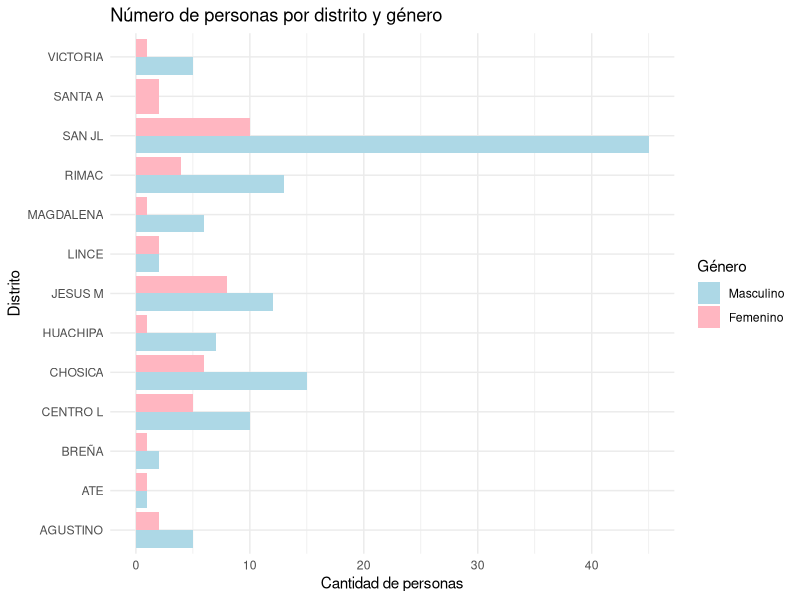
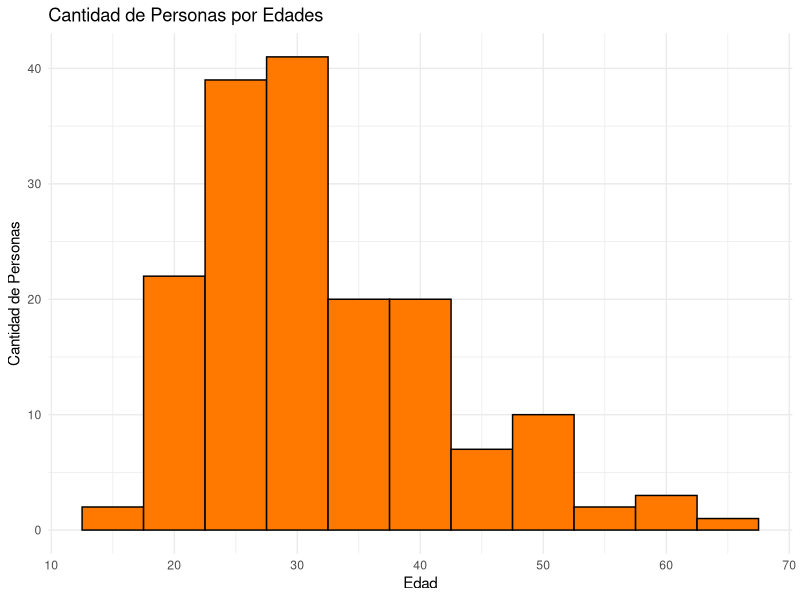
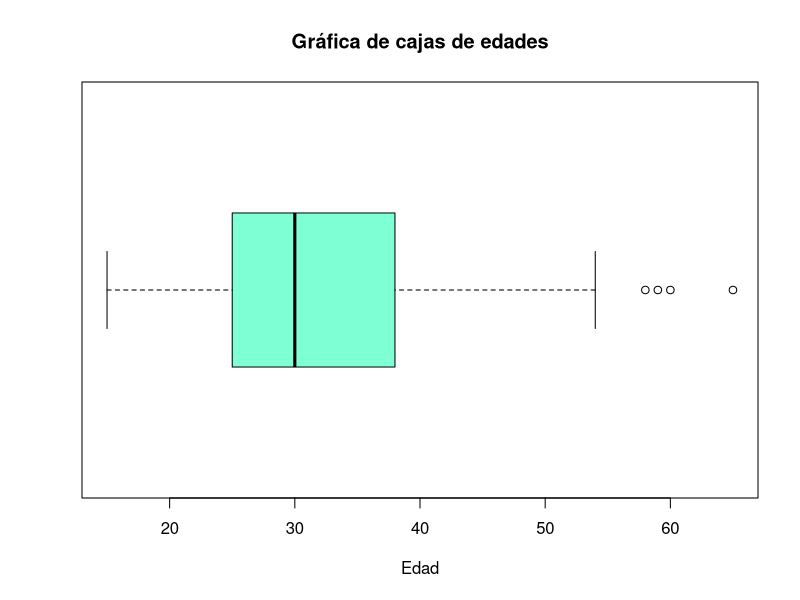
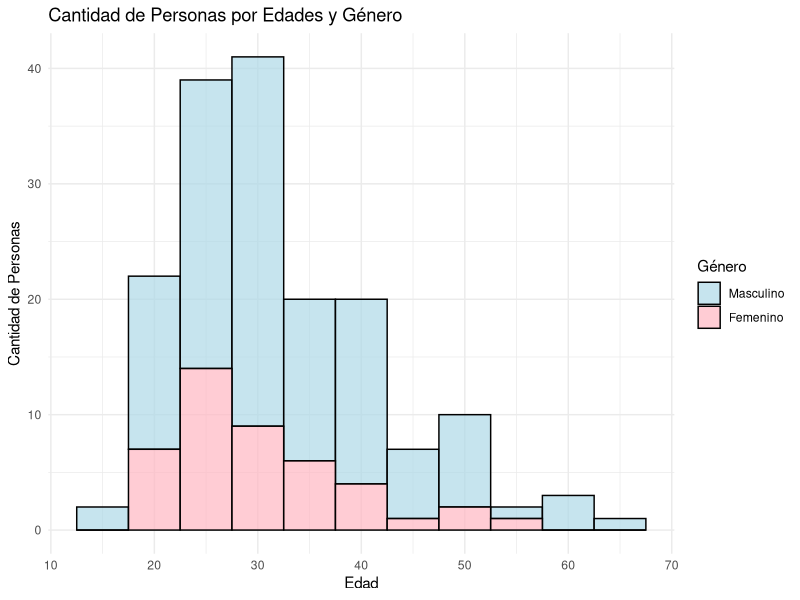
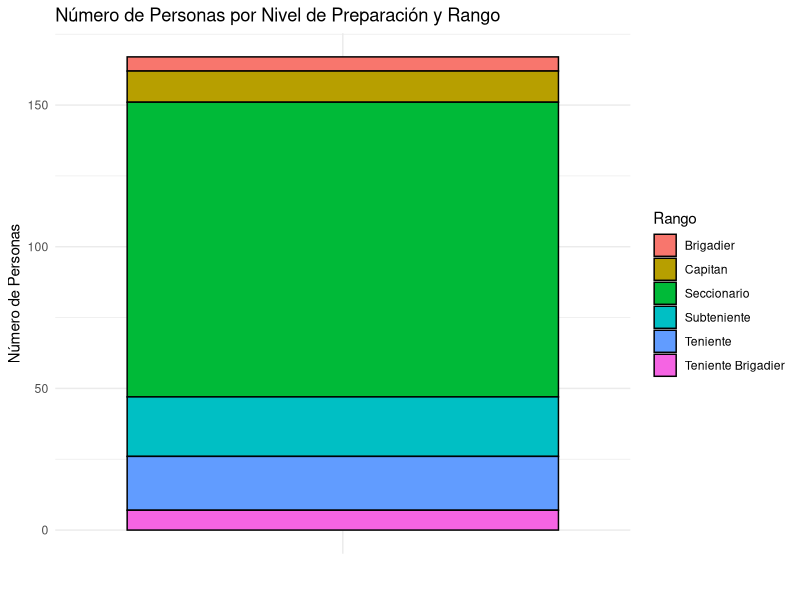
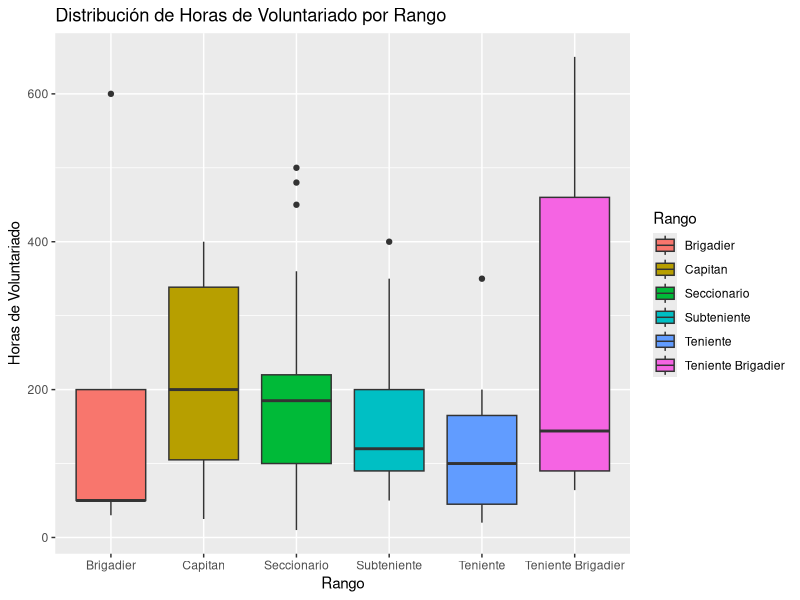
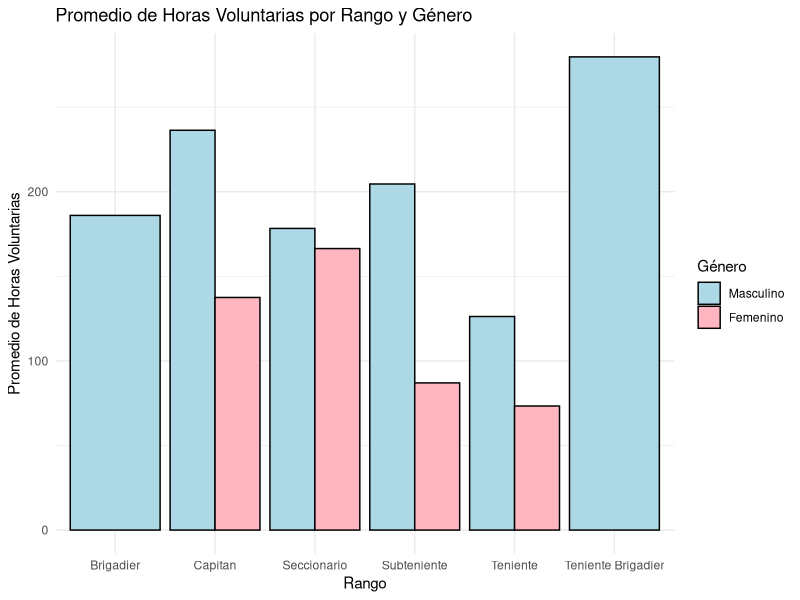
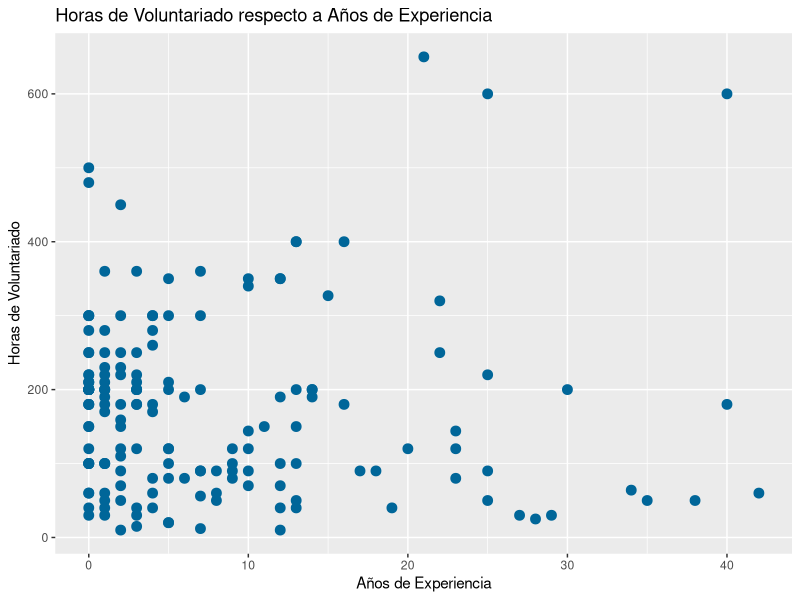

The R script that drew these images, in order:
## ---- chunk 1
# LIBRARIES
library(readr)
library(dplyr)
if(!require(wordcloud)){install.packages('wordcloud')}
if(!require(tm)){install.packages('tm')}
library("wordcloud")
library("tm")
if(!require(ggplot2)){install.packages('ggplot2')}
library('ggplot2')
## ---- chunk 2
DB_Firefighters<-read_csv("DATA-BOMBEROS.csv", show_col_types = FALSE)

DB_Firefighters=DB_Firefighters[,-c(1)]

names (DB_Firefighters)<- c("Correo Electronico","Genero","Rango","Compañia","Distrito","Edad","Años de trabajo","Horas voluntarias","Lesiones sufridas","MEDIA FISICA 1-5","Minutos corriendo sin pausa","Planchas-1 min","Donde realiza su entrenamiento","Formacion Brindada","Lugar de mayor riesgo","Emergencia que no se siente preparado")
## ---- chunk 3

DB_Firefighters$`Lesiones sufridas`[DB_Firefighters$`Lesiones sufridas` == "3 o más"]<- 3
DB_Firefighters[DB_Firefighters == "-"]<- NA
DB_Firefighters$Compañia<-as.numeric(DB_Firefighters$Compañia)
DB_Firefighters$Edad<-as.numeric(DB_Firefighters$Edad)
DB_Firefighters$`Años de trabajo`<-as.numeric(DB_Firefighters$`Años de trabajo`)
DB_Firefighters$`Horas voluntarias`<-as.numeric(DB_Firefighters$`Horas voluntarias`)
DB_Firefighters$`Lesiones sufridas`<-as.numeric(DB_Firefighters$`Lesiones sufridas`)
DB_Firefighters$`MEDIA FISICA 1-5`<-as.numeric(DB_Firefighters$`MEDIA FISICA 1-5`)
DB_Firefighters$`Formacion Brindada`<-as.numeric(DB_Firefighters$`Formacion Brindada`)
DB_Firefighters$`Minutos corriendo sin pausa`<-as.numeric(DB_Firefighters$`Minutos corriendo sin pausa`)
DB_Firefighters$Edad[DB_Firefighters$Edad>99]<- NA
DB_Firefighters$`Planchas-1 min`<-as.numeric(DB_Firefighters$`Planchas-1 min`)
DB_Firefighters<-na.omit(DB_Firefighters)
DB_Firefighters$Distrito[DB_Firefighters$Distrito == "SAN JUAN DE LURIGANCHO"]<-"SAN JL"
DB_Firefighters$Distrito[DB_Firefighters$Distrito == "CERCADO DE LIMA"]<-"CENTRO L"
DB_Firefighters$Distrito[DB_Firefighters$Distrito == "JESUS MARIA"]<-"JESUS M"
DB_Firefighters$Distrito[DB_Firefighters$Distrito == "LA VICTORIA"]<-"VICTORIA"
DB_Firefighters$Distrito[DB_Firefighters$Distrito == "SANTA ANITA"]<-"SANTA A"
DB_Firefighters$Distrito[DB_Firefighters$Distrito == "EL AGUSTINO"]<-"AGUSTINO"
DB_Firefighters$`Emergencia que no se siente preparado`[DB_Firefighters$`Emergencia que no se siente preparado` != "Ninguno. Me siento 100% preparado en todo"]<-"No Preparado"
DB_Firefighters$`Emergencia que no se siente preparado`[DB_Firefighters$`Emergencia que no se siente preparado` == "Ninguno. Me siento 100% preparado en todo"]<-"Preparado"
DB_Firefighters$`Lugar de mayor riesgo`[DB_Firefighters$`Lugar de mayor riesgo` == "Rescate en estructuras colapsadas"]<-"RESCATES"
DB_Firefighters$`Lugar de mayor riesgo`[DB_Firefighters$`Lugar de mayor riesgo` == "Emergencia médica"]<-"EMERGENCIAS"
DB_Firefighters$`Lugar de mayor riesgo`[DB_Firefighters$`Lugar de mayor riesgo` == "Emergencias hazmat, rescate en espacios confinados"]<-"EMERGENCIAS"
DB_Firefighters$`Lugar de mayor riesgo`[DB_Firefighters$`Lugar de mayor riesgo` == "Incendio en estructuras elevadas"]<-"INCENDIO"
DB_Firefighters$`Lugar de mayor riesgo`[DB_Firefighters$`Lugar de mayor riesgo` == "Incendio en sotanos"]<-"INCENDIO"
DB_Firefighters$`Lugar de mayor riesgo`[DB_Firefighters$`Lugar de mayor riesgo` == "Rescate con lote de cuerdas"]<-"RESCATES"
DB_Firefighters$`Lugar de mayor riesgo`[DB_Firefighters$`Lugar de mayor riesgo` == "Fuga de Gas"]<-"EMANACIONES"
DB_Firefighters$`Lugar de mayor riesgo`[DB_Firefighters$`Lugar de mayor riesgo` == "En realidad en todas las presentadas"]<-"TODAS"
## ---- chunk 4
# VALORES Y TABLAS

edad <- DB_Firefighters$Edad
genero <- DB_Firefighters$Genero 
Compañia=DB_Firefighters$Compañia 
distrito <- DB_Firefighters$Distrito
mayor_riesgo <- DB_Firefighters$`Lugar de mayor riesgo`
horas <- DB_Firefighters$`Horas voluntarias`
rango <- DB_Firefighters$Rango
preparado <- DB_Firefighters$`MEDIA FISICA 1-5` # Variable categórica ordinal
minutos_corriendo <- DB_Firefighters$`Minutos corriendo sin pausa`
planchas_minuto <- DB_Firefighters$`Planchas-1 min`
lugar_ejercita <- DB_Firefighters$`Donde realiza su entrenamiento`
emergencias_no_preparado <- DB_Firefighters$`Emergencia que no se siente preparado`
formacion <- DB_Firefighters$`Formacion Brindada`

table_Distrito <- table(distrito)

## ---- chunk 5
ggplot(DB_Firefighters, aes(x = Distrito, y = ..count.., fill = Genero)) +
  geom_bar(after_stat = "count", position = "dodge") +
  labs(title = "Número de personas por distrito y género",
       x = "Distrito",
       y = "Cantidad de personas",
       fill = "Género") +
  scale_fill_manual(values = c("#ADD8E6", "#FFB6C1"),
                    labels = c("Masculino", "Femenino")) +
  coord_flip() +
  theme_minimal()
## ---- chunk 6
ggplot(DB_Firefighters, aes(x = Edad)) +
  geom_histogram(binwidth = 5, fill = "#FF7800", color = "black") +
  labs(title = "Cantidad de Personas por Edades",
       x = "Edad",
       y = "Cantidad de Personas") +
  theme_minimal()
## ---- chunk 7
mean_edad <- round(mean(DB_Firefighters$Edad, na.rm = TRUE),2)
print(paste("Mean:", mean_edad))
IQR_age <- round(IQR(DB_Firefighters$Edad, na.rm = TRUE),2)
print(paste("IQR:", IQR_age))
sd_edad <- round(sd(DB_Firefighters$Edad,na.rm = TRUE),2)
print(paste("Standard Deviation: ", sd_edad))
moda <- as.numeric(names(table(DB_Firefighters$Edad))[which.max(table(DB_Firefighters$Edad))])

## ---- chunk 8
boxplot(DB_Firefighters$Edad,horizontal = T, main = "Gráfica de cajas de edades", xlab= "Edad", col = "aquamarine")
## ---- chunk 9
ggplot(DB_Firefighters, aes(x = Edad, fill = Genero)) +
  geom_histogram(binwidth = 5, position = "stack", alpha = 0.7, color = "black") +
  labs(title = "Cantidad de Personas por Edades y Género",
       x = "Edad",
       y = "Cantidad de Personas",
       fill = "Género") +
  scale_fill_manual(values = c("#ADD8E6", "#FFB6C1"),
                    labels = c("Masculino", "Femenino")) +
  theme_minimal()
## ---- chunk 10
#Para Hombres
solo_varones<- DB_Firefighters$Edad[DB_Firefighters$Genero == "Hombre"]
mean(DB_Firefighters$Edad[DB_Firefighters$Genero == "Hombre"])
IQR(DB_Firefighters$Edad[DB_Firefighters$Genero == "Hombre"])
sd(DB_Firefighters$Edad[DB_Firefighters$Genero == "Hombre"])
moda <- as.numeric(names(table(DB_Firefighters$Edad[DB_Firefighters$Genero == "Hombre"]))[which.max(table(DB_Firefighters$Edad))])
#para Mujeres
solo_Mujeres<- DB_Firefighters$Edad[DB_Firefighters$Genero == "Mujer"]
mean(DB_Firefighters$Edad[DB_Firefighters$Genero == "Mujer"])
IQR(DB_Firefighters$Edad[DB_Firefighters$Genero == "Mujer"])
sd(DB_Firefighters$Edad[DB_Firefighters$Genero == "Mujer"])
moda <- as.numeric(names(table(DB_Firefighters$Edad[DB_Firefighters$Genero == "Mujer"]))[which.max(table(DB_Firefighters$Edad))])

## ---- chunk 11
ggplot(DB_Firefighters, aes(x = "", fill = Rango)) +
  geom_bar(position = "stack", color = "black") +
  labs(title = "Número de Personas por Nivel de Preparación y Rango",
       x = "",
       y = "Número de Personas",
       fill = "Rango") +
  scale_x_discrete(limits = "") +
  theme_minimal()
## ---- chunk 12
ggplot(DB_Firefighters, aes(x = Rango, y = horas, fill = Rango)) +
  geom_boxplot() +
  labs(title = "Distribución de Horas de Voluntariado por Rango",
       x = "Rango",
       y = "Horas de Voluntariado") 
  #theme_minimal()
## ---- chunk 13
ggplot(DB_Firefighters, aes(x = Rango, y = horas, fill = Genero)) +
  stat_summary(fun = "mean", geom = "bar", position = "dodge", color = "black") +
  labs(title = "Promedio de Horas Voluntarias por Rango y Género",
       x = "Rango",
       y = "Promedio de Horas Voluntarias",
       fill = "Género") +
  scale_fill_manual(values = c("#ADD8E6", "#FFB6C1"),
                    labels = c("Masculino", "Femenino")) +
  theme_minimal()
## ---- chunk 14
ggplot(DB_Firefighters, aes(x = DB_Firefighters$`Años de trabajo`, y = DB_Firefighters$`Horas voluntarias`)) +
  geom_point(color = "#006699", size = 3) +
  labs(title = "Horas de Voluntariado respecto a Años de Experiencia",
       x = "Años de Experiencia",
       y = "Horas de Voluntariado")
## ---- chunk 15
colEntrenamiento <- table(lugar_ejercita)
colEntrenamiento
barplot(table(lugar_ejercita),
        main = "Grafico de lugares de entrenamiento",
        col = 7:11, las=2)
legend(x=50,
       rownames(colEntrenamiento),
       cex = 0.7,
       fill = 7:11
       )
## ---- chunk 16
colEntrenamiento <- DB_Firefighters$`Donde realiza su entrenamiento`
tablaColEntrenamiento <- table(colEntrenamiento)
Otros <- length(tablaColEntrenamiento[tablaColEntrenamiento == 1])
tablaColEntrenamiento <- table(colEntrenamiento)

for (i in 1:Otros){
  colEntrenamiento <- c(colEntrenamiento, "Otros")
}
tablaColEntrenamiento <- table(colEntrenamiento)
colEntrenamiento_filtrado <- tablaColEntrenamiento[tablaColEntrenamiento != 1]

barplot(colEntrenamiento_filtrado,
        main = "Grafico de la variable donde entrena",
        col = 5:7, las=2)
legend(x="topright",
       rownames(colEntrenamiento_filtrado),
       cex = 0.8,
       fill = 5:7
       )
## ---- chunk 17
hist(DB_Firefighters$`Planchas-1 min`, breaks=15, main = "Histograma de la variable Planchas en 1 min", xlab= "Planchas 1-min",ylab= "Frecuencia", col = "aquamarine") #Histograma

grid(nx=NA,ny=NULL,lty= 2, col = "gray")
y<-0.025
d<-0.025
points(c(mean(DB_Firefighters$`Planchas-1 min`,na.rm=T)),c(y-2*d),pch=17, col= "red")
points(c(median(DB_Firefighters$`Planchas-1 min`,na.rm=T)),c(y-2*d),pch=17, col= "blue") 

## ---- chunk 18
mean(DB_Firefighters$`Planchas-1 min`,na.rm = TRUE)
IQR(DB_Firefighters$`Planchas-1 min`,na.rm = TRUE)
sd(DB_Firefighters$`Planchas-1 min`,na.rm = TRUE)


## ---- chunk 19
# Calcular el promedio de planchas_por_minuto por género
promedio_por_genero <- aggregate(`Planchas-1 min` ~ Genero, data = DB_Firefighters, FUN = mean)

# Crear el gráfico de barras
barplot(promedio_por_genero$`Planchas-1 min`, names.arg = promedio_por_genero$Genero,
        main = "Promedio de Planchas por Minuto por Género",
        xlab = "Género", ylab = "Promedio de Planchas por Minuto",
        col = c("lightblue", "lightpink", "yellow"),
        legend.text = TRUE)
# Crear el gráfico de puntos
## ---- chunk 20
#Para Hombres
solo_varones<- DB_Firefighters$`Planchas-1 min`[DB_Firefighters$Genero == "Hombre"]
mean(DB_Firefighters$`Planchas-1 min`[DB_Firefighters$Genero == "Hombre"])
IQR(DB_Firefighters$`Planchas-1 min`[DB_Firefighters$Genero == "Hombre"])
sd(DB_Firefighters$`Planchas-1 min`[DB_Firefighters$Genero == "Hombre"])

#para Mujeres
solo_Mujeres<- DB_Firefighters$`Planchas-1 min`[DB_Firefighters$Genero == "Mujer"]
mean(DB_Firefighters$`Planchas-1 min`[DB_Firefighters$Genero == "Mujer"])
IQR(DB_Firefighters$`Planchas-1 min`[DB_Firefighters$Genero == "Mujer"])
sd(DB_Firefighters$`Planchas-1 min`[DB_Firefighters$Genero == "Mujer"])


## ---- chunk 21
# Gráfico de barras
ggplot(data = DB_Firefighters, aes(x = edad, y = planchas_minuto, fill = genero)) +
  geom_bar(stat = "identity", position = "dodge") +
  labs(x = "Edad", y = "Planchas", fill = "Género") +
  ggtitle("Comparación de Planchas por Edad y Género") +
  scale_fill_manual(values = c("#ADD8E6", "#FFB6C1"))


## ---- chunk 22
#####################Grafito de planchas por edades##########
# Calcular el promedio de planchas_por_minuto por edad
promedio_por_edad <- aggregate(`Planchas-1 min` ~ Edad, data = DB_Firefighters, FUN = mean)

# Crear el gráfico de barras
barplot(promedio_por_edad$`Planchas-1 min`, names.arg = promedio_por_edad$Edad,
        main = "Promedio de Planchas por Minuto por Edad",
        xlab = "Edad", ylab = "Promedio de Planchas por Minuto",
        col = "lightblue")
## ---- chunk 23
plot(DB_Firefighters$Edad, DB_Firefighters$`Planchas-1 min`,
     main = "Dispersion de planclas por Minuto Por Edad",
     xlab = "Edad", ylab = "Planchas por Minuto",
     col = "lightblue", pch = 16)
## ---- chunk 24
# Calcular el promedio de planchas_por_minuto por rango
promedio_por_rango <- aggregate( `Planchas-1 min`~ Rango, data = DB_Firefighters, FUN = mean)

# Crear el gráfico de barras
barplot(promedio_por_rango$`Planchas-1 min`, names.arg = promedio_por_rango$Rango,
        main = "Promedio de Planchas por Minuto por Rango",
        xlab = "  ", ylab = "Promedio de Planchas por Minuto",
        col = "lightblue",las = 2)
title(xlab = "Rango", line = 0, font.lab = 2)
#gracfico de puntos
#plot(DB_Firefighters$Rango, DB_Firefighters$`Planchas-1 min`)
## ---- chunk 25
boxplot(DB_Firefighters$`Planchas-1 min`,horizontal = T, main = "Gráfica de cajas del numero de Planchas 1-min", xlab= "Planchas 1(Minuto)", col = "aquamarine")
## ---- chunk 26
summary(DB_Firefighters$`Planchas-1 min`)
## ---- chunk 27
mean_planchas <- round(mean(DB_Firefighters$`Planchas-1 min`,na.rm = TRUE),2)
print(paste("Mean: ", mean_planchas))
IQR_planchas <- round(IQR(DB_Firefighters$`Planchas-1 min`,na.rm = TRUE),2)
print(paste("IQR: ", IQR_planchas))
sd_planchas <- round(sd(DB_Firefighters$`Planchas-1 min`,na.rm = TRUE),2)
print(paste("Standard Deviation: ", sd_planchas))
## ---- chunk 28
# Calcular el promedio de planchas_por_minuto por género
promedio_por_genero <- aggregate(`Minutos corriendo sin pausa` ~ Genero, data = DB_Firefighters, FUN = mean)

# Crear el gráfico de barras
barplot(promedio_por_genero$`Minutos corriendo sin pausa`, names.arg = promedio_por_genero$Genero,
        main = "Promedio de Minutos corriendo sin pausa por Género",
        xlab = "Género", ylab = "Promedio de Minutos corriendo sin pausa",
        col = c("turquoise", "pink", "yellow"),
        legend.text = TRUE)
# Crear el gráfico de puntos
## ---- chunk 29
#Para Hombres
solo_varones<- DB_Firefighters$`Minutos corriendo sin pausa`[DB_Firefighters$Genero == "Hombre"]
mean(DB_Firefighters$`Minutos corriendo sin pausa`[DB_Firefighters$Genero == "Hombre"])
IQR(DB_Firefighters$`Minutos corriendo sin pausa`[DB_Firefighters$Genero == "Hombre"])
sd(DB_Firefighters$`Minutos corriendo sin pausa`[DB_Firefighters$Genero == "Hombre"])

#para Mujeres
solo_Mujeres<- DB_Firefighters$`Minutos corriendo sin pausa`[DB_Firefighters$Genero == "Mujer"]
mean(DB_Firefighters$`Minutos corriendo sin pausa`[DB_Firefighters$Genero == "Mujer"])
IQR(DB_Firefighters$`Minutos corriendo sin pausa`[DB_Firefighters$Genero == "Mujer"])
sd(DB_Firefighters$`Minutos corriendo sin pausa`[DB_Firefighters$Genero == "Mujer"])


## ---- chunk 30
# Minutos corriendo y planchas contra edad y generó

# Crear un data frame con las variables de interés
data <- data.frame(minutos_corriendo, planchas_minuto, edad, genero)

# Gráfico de dispersión
ggplot(data, aes(x = edad, y = minutos_corriendo, color = genero)) +
  geom_point() +
  labs(x = "Edad", y = "Minutos Corriendo", color = "Género") +
  ggtitle("Relación entre Edad, Minutos Corriendo y Género") +
  scale_color_manual(values = c("#ADD8E6", "#FFB6C1"))

## ---- chunk 31
# Gráfico de planchas por edades
# Calcular el promedio de Minutos corriendo sin pausa por edad
promedio_por_edad <- aggregate(`Minutos corriendo sin pausa` ~ Edad, data = DB_Firefighters, FUN = mean)

# Crear el gráfico de barras
barplot(promedio_por_edad$`Minutos corriendo sin pausa`, names.arg = promedio_por_edad$Edad,
        main = "Promedio de Minutos corriendo sin pausa por Edad",
        xlab = "Edad", ylab = "Promedio de Minutos corriendo sin pausa",
        col = "turquoise")
## ---- chunk 32
plot(DB_Firefighters$Edad, DB_Firefighters$`Minutos corriendo sin pausa`,
     main = "Dispersión de Minutos corriendo sin pausa Por Edad",
     xlab = "Edad", ylab = "Minutos corriendo sin pausa",
     col = "turquoise", pch = 16)

# Gráfico de Planchas por rango
# Calcular el promedio de Minutos corriendo sin pausa por rango
promedio_por_rango <- aggregate( `Minutos corriendo sin pausa`~ Rango, data = DB_Firefighters, FUN = mean)
## ---- chunk 33
# Crear el gráfico de barras
barplot(promedio_por_rango$`Minutos corriendo sin pausa`, names.arg = promedio_por_rango$Rango,
        main = "Promedio de Minutos corriendo sin pausa por Rango",
        xlab = "  ", ylab = "Promedio de Minutos corriendo sin pausa",
        col = "turquoise",las = 2)
title(xlab = "Rango", line = 0, font.lab = 2)

## ---- chunk 34
boxplot(DB_Firefighters$`Minutos corriendo sin pausa`,horizontal = T, main = "Gráfica de cajas de los minutos corriendo sin pausa", xlab= "Minutos corriendo sin pausa", col = "aquamarine")
## ---- chunk 35
mean(DB_Firefighters$`Minutos corriendo sin pausa`,na.rm = TRUE)
IQR(DB_Firefighters$`Minutos corriendo sin pausa`,na.rm = TRUE)
sd(DB_Firefighters$`Minutos corriendo sin pausa`,na.rm = TRUE)
## ---- chunk 36
summary(DB_Firefighters$`Minutos corriendo sin pausa`)
## ---- chunk 37
mean_corriendo <- round(mean(DB_Firefighters$`Minutos corriendo sin pausa`,na.rm = TRUE),2)
print(paste("Mean: ", mean_corriendo))
IQR_corriendo <- round(IQR(DB_Firefighters$`Minutos corriendo sin pausa`,na.rm = TRUE),2)
print(paste("IQR: ", IQR_corriendo))
sd_corriendo <- round(sd(DB_Firefighters$`Minutos corriendo sin pausa`,na.rm = TRUE),2)
print(paste("Standard Deviation: ", sd_corriendo))
## ---- chunk 38
ggplot(DB_Firefighters, aes(x = Distrito, fill = factor(preparado))) +
  geom_bar() +
  labs(title = "Distribución de Preparación por Distrito",
       x = "Distrito",
       y = "Cantidad de personas",
       fill = "Preparación") +
  scale_fill_manual(values = c("#FF0000", "#FE6464", "#FC8749", "#FCC349", "#B5FF2B")) +
  theme_minimal() +
  theme(axis.text.y = element_text(hjust = 0.5, vjust = 0.5, size = 8, color = "black")) +
  coord_flip()
## ---- chunk 39
ggplot(DB_Firefighters, aes(x = `MEDIA FISICA 1-5`, fill = Rango)) +
  geom_bar(position = "dodge", color = "black") +
  labs(title = "Número de Personas por Nivel de Preparación y Rango",
       x = "Nivel de Preparación",
       y = "Número de Personas",
       fill = "Rango") +
  theme_minimal()
## ---- chunk 40
ggplot(DB_Firefighters, aes(x = Edad, fill = factor(`MEDIA FISICA 1-5`))) +
  geom_bar() +
  labs(title = "Nivel de Preparación respecto a las Edades",
       x = "Edad",
       y = "Número de Personas",
       fill = "Nivel de Preparación") +
  scale_fill_manual(values = c("#FF0000", "#FE6464", "#FC8749", "#FCC349", "#B5FF2B")) +
  theme_minimal()
## ---- chunk 41
ggplot(DB_Firefighters, aes(x = factor(`MEDIA FISICA 1-5`), fill = Genero)) +
  geom_bar(position = "stack", color = "black") +
  labs(title = "Nivel de Preparación respecto al Género",
       x = "Nivel de Preparación",
       y = "Número de Personas",
       fill = "Género") +
  scale_x_discrete(labels = c("1", "2", "3", "4", "5"),
                   limits = c("1", "2", "3", "4", "5")) +
  scale_fill_manual(values = c("#ADD8E6", "#FFB6C1"),
                    labels = c("Masculino", "Femenino")) +
  theme_minimal()
## ---- chunk 42
ggplot(DB_Firefighters, aes(x = `MEDIA FISICA 1-5`, y = horas, fill = factor(`MEDIA FISICA 1-5`))) +
  geom_boxplot() +
  labs(title = "Preparación respecto a Horas Voluntarias",
       x = "Nivel de Preparación",
       y = "Horas Voluntarias",
       fill = "Nivel de Preparación") +
  theme_minimal()
## ---- chunk 43
summary(DB_Firefighters$`Horas voluntarias`)
sd(DB_Firefighters$`Horas voluntarias`,na.rm = TRUE)

summary(DB_Firefighters$`MEDIA FISICA 1-5`)
sd(DB_Firefighters$`MEDIA FISICA 1-5`,na.rm = TRUE)

## ---- chunk 44
# gráfica de la apreciación de la escala 1-5 sobre la formación de seguridad como bomberos respecto al distrito

ggplot(DB_Firefighters, aes(x = `Formacion Brindada`, fill = distrito)) +
  geom_bar(position = "dodge", color = "black") +
  labs(title = "Número de Personas por Nivel de Formación de seguridad por Distrito",
       x = "Nivel de Formación",
       y = "Número de Personas",
       fill = "Distrito") +
  theme_minimal()

## ---- chunk 45
mosaicplot(~DB_Firefighters$`Lesiones sufridas` + rango,
           main= "Mosaico de las variables Lesiones sufridas y Rango",
           xlab= "Lesiones sufridas",
           ylab= "Rango",
           color = 2:7,  
           las = 1) 
## ---- chunk 46
# Distritos vs emergencias que no se sienten tan preparados

mosaicplot(table(emergencias_no_preparado, distrito), las = 1, color = 1:13,
           main="Tabla de emergencias que no se sientes preparados por distrito")

## ---- chunk 47
# Distritos y emergencias que tienen mayor riesgo para ellos
mosaicplot(table(distrito,mayor_riesgo), 
           las=2,
           main = "Mosaico de emergencias de mayor riesgo por distrito",
           color=5:10)
## ---- chunk 48
ggplot(DB_Firefighters, aes(x = Rango, fill = mayor_riesgo)) +
  geom_bar() +
  labs(title = "Variable de Mayor Riesgo respecto a los Rangos",
       x = "Rango",
       y = "Proporción",
       fill = "Mayor Riesgo")
